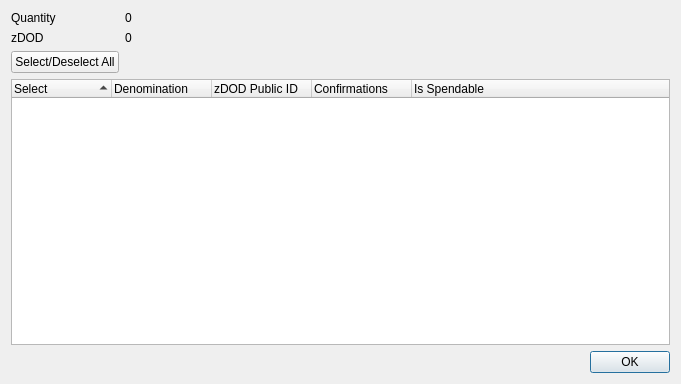
<?xml version="1.0" encoding="UTF-8"?>
<ui version="4.0">
 <class>ZDODcoinControlDialog</class>
 <widget class="QDialog" name="ZDODcoinControlDialog">
  <property name="geometry">
   <rect>
    <x>0</x>
    <y>0</y>
    <width>681</width>
    <height>384</height>
   </rect>
  </property>
  <property name="minimumSize">
   <size>
    <width>681</width>
    <height>384</height>
   </size>
  </property>
  <property name="windowTitle">
   <string>Select zDOD to Spend</string>
  </property>
  <layout class="QGridLayout" name="gridLayout">
   <item row="0" column="0">
    <layout class="QFormLayout" name="formLayout">
     <property name="sizeConstraint">
      <enum>QLayout::SetDefaultConstraint</enum>
     </property>
     <item row="0" column="0">
      <widget class="QLabel" name="labelQuantity">
       <property name="text">
        <string>Quantity</string>
       </property>
      </widget>
     </item>
     <item row="0" column="1">
      <widget class="QLabel" name="labelQuantity_int">
       <property name="text">
        <string>0</string>
       </property>
      </widget>
     </item>
     <item row="1" column="0">
      <widget class="QLabel" name="labelZDODcoin">
       <property name="text">
        <string>zDOD</string>
       </property>
      </widget>
     </item>
     <item row="1" column="1">
      <widget class="QLabel" name="labelZDODcoin_int">
       <property name="text">
        <string>0</string>
       </property>
      </widget>
     </item>
     <item row="2" column="0">
      <widget class="QPushButton" name="pushButtonAll">
       <property name="text">
        <string>Select/Deselect All</string>
       </property>
      </widget>
     </item>
    </layout>
   </item>
   <item row="1" column="0">
    <layout class="QVBoxLayout" name="verticalLayout">
     <item>
      <widget class="QTreeWidget" name="treeWidget">
       <property name="minimumSize">
        <size>
         <width>0</width>
         <height>250</height>
        </size>
       </property>
       <property name="alternatingRowColors">
        <bool>true</bool>
       </property>
       <property name="sortingEnabled">
        <bool>true</bool>
       </property>
       <property name="columnCount">
        <number>5</number>
       </property>
       <attribute name="headerDefaultSectionSize">
        <number>100</number>
       </attribute>
       <column>
        <property name="text">
         <string notr="true">Select</string>
        </property>
       </column>
       <column>
        <property name="text">
         <string notr="true">Denomination</string>
        </property>
       </column>
       <column>
        <property name="text">
         <string notr="true">zDOD Public ID</string>
        </property>
       </column>
       <column>
        <property name="text">
         <string notr="true">Confirmations</string>
        </property>
       </column>
       <column>
        <property name="text">
         <string>Is Spendable</string>
        </property>
       </column>
      </widget>
     </item>
     <item>
      <widget class="QDialogButtonBox" name="buttonBox">
       <property name="orientation">
        <enum>Qt::Horizontal</enum>
       </property>
       <property name="standardButtons">
        <set>QDialogButtonBox::Ok</set>
       </property>
      </widget>
     </item>
    </layout>
   </item>
  </layout>
 </widget>
 <resources/>
 <connections>
  <connection>
   <sender>buttonBox</sender>
   <signal>accepted()</signal>
   <receiver>ZDODcoinControlDialog</receiver>
   <slot>accept()</slot>
   <hints>
    <hint type="sourcelabel">
     <x>248</x>
     <y>254</y>
    </hint>
    <hint type="destinationlabel">
     <x>157</x>
     <y>274</y>
    </hint>
   </hints>
  </connection>
  <connection>
   <sender>buttonBox</sender>
   <signal>rejected()</signal>
   <receiver>ZDODcoinControlDialog</receiver>
   <slot>reject()</slot>
   <hints>
    <hint type="sourcelabel">
     <x>316</x>
     <y>260</y>
    </hint>
    <hint type="destinationlabel">
     <x>286</x>
     <y>274</y>
    </hint>
   </hints>
  </connection>
 </connections>
</ui>
